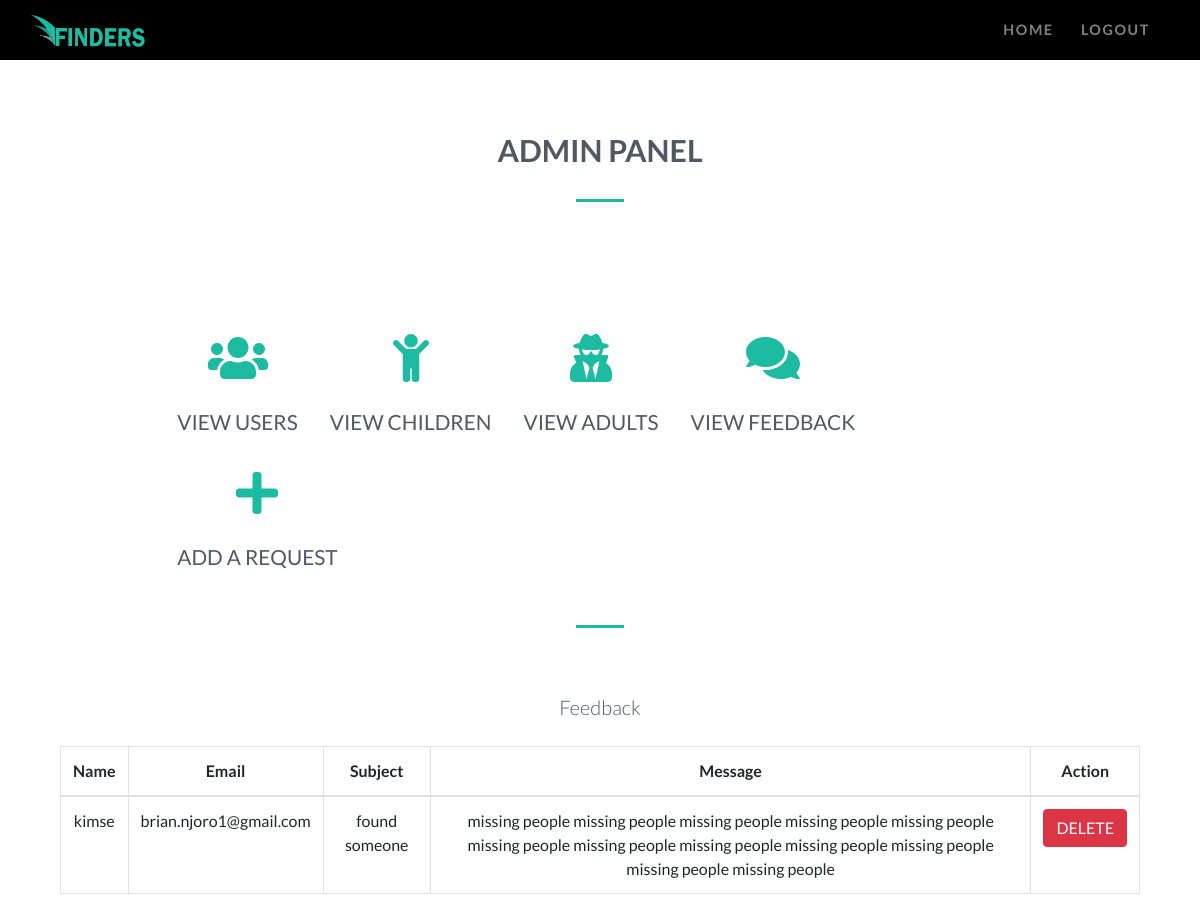
Page /feedback.php on the committed database.
### tables this page shows
CREATE TABLE `feedback` (
  `id` int(11) NOT NULL,
  `name` text NOT NULL,
  `email` varchar(255) NOT NULL,
  `subject` varchar(255) NOT NULL,
  `message` varchar(255) NOT NULL
);

### feedback.php (the view, shortened to what this page needs)
<?php
include 'connection.php';
?>
<!DOCTYPE html>
<html>
<head>
    <link rel="stylesheet" href="bootstrap-4.4.1-dist/css/bootstrap.min.css">
    <link rel="stylesheet" href="css/style.css">
    <link rel="stylesheet" href="css/fixed.css">
</head>
<body data-spy="scroll" data-target="#navbarResponsive">
<div id="home">
    <nav class="navbar navbar-expand-md navbar-dark bg-dark sticky-top">
        <div class="container-fluid">
        <a class="navbar-brand" href="#"><img src="img\WINGS1.png"></a>
        <div class="collapse navbar-collapse" id="navbarResponsive">
            <ul class="navbar-nav ml-auto">
                <li class="nav-item">
                    <a class="nav-link" href="start.php">Home</a>
                </li>
                <li class="nav-item">
                    <a class="nav-link" href="logout.php?logout">Logout</a>
                </li>
            </ul>
        </div>
    </div>
    </nav>
<div class="narrow text-center">
        <div class="col-12">
            <h3 class="heading">ADMIN PANEL</h3>
            <div class="heading-underline"></div>
        </div>
</div>
<div class="container-fluid">
    <div class="row">
    <div class="narrow text-center">
        <div class="row text-center">
            <div class="col-md-2.5">
                <div class="feature">
                    <a href="users.php"><i class="fa fa-users fa-4x" data-fa-transform="
                    shrink-4 up-5"></i></a>
                    <h3>View Users</h3>
                </div>
            </div>
        <div class="col-md-2.5">
                <div class="feature">
                    <a href="children.php"><i class="fa fa-child fa-4x" data-fa-transform="
                    shrink-4 up-5"></i></a>
                    <h3>View Children</h3>
                </div>
            </div>
        <div class="col-md-2.5">
                <div class="feature">
                    <a href="adults.php"><i class="fa fa-user-secret fa-4x" data-fa-transform="
                    shrink-4 up-5"></i></a>
                    <h3>View Adults</h3>
                </div>
            </div>
             <div class="col-md-2.5">
                <div class="feature">
                    <a href="feedback.php"><i class="fa fa-comments fa-4x" data-fa-transform="
                    shrink-4 up-5"></i></a>
                    <h3>View Feedback</h3>
                </div>
            </div>
            <div class="col-md-2.5">
                <div class="feature">
                    <a href="submit.php"><i class="fa fa-plus fa-4x" data-fa-transform="
                    shrink-4 up-5"></i></a>
                    <h3>Add a request </h3>
                </div>
            </div>
        </div>
    </div>
</div>
<div class="heading-underline"></div>
<div class="container-fluid">
<div class="narrow text-center">
<p class="lead">Feedback</p>
</div>
        <div class="col">
            <?php
            $result = $con->query("Select * from feedback");
            ?>
            <div class="container text-center">
                <table class="table table-bordered">
                    <thead>
                    <tr>
                        <th>Name</th>
                        <th>Email</th>
                        <th>Subject</th>
                        <th>Message</th>
                        <th>Action</th>
                    </tr>
                    </thead>
                    <tbody>
                    <?php
                    while ($row=$result->fetch_assoc()):
                    ?>
                    <tr>
                        <td><?php echo $row['name']; ?></td>
                        <td><?php echo $row['email']; ?></td>
                        <td><?php echo $row['subject']; ?></td>
                        <td><?php echo $row['message']; ?></td>
                        <td><a href="feedback.php?delete=<?php echo $row['id'];?>"
                   class="btn btn-danger">DELETE</a></td>
                    </tr>
                    </tbody>
                    <?php endwhile;?>
                </table>
            </div>
        </div>
    </div>
</body>
</html>

### css/style.css (style rules this page uses)
html,body { font-family: 'Lato', sans-serif; color:#505962; }
.navbar { text-transform: uppercase; font-weight: 700; font-size: .9rem; letter-spacing: .1rem; background: rgb(0, 0, 0)!important; }
.navbar-brand img { height: 2rem; }
.navbar-nav li { padding-right: .7rem; }
.narrow { width: 75%; margin: 1.5rem auto; padding-top: 2rem; }
h3.heading { font-size: 1.9rem; font-weight: 700; text-transform: uppercase; margin-bottom: 1.9rem; }
.heading-underline { width: 3rem; height: .2rem; background-color: #1ebba3; margin: 0 auto 2rem; }
.feature svg.svg-inline--fa { color: #1ebba3; }
.feature h3 { font-size: 1.3rem; text-transform: uppercase; padding-bottom: .4rem; }

### css/fixed.css (style rules this page uses)
[class*="col-"] { padding: 1rem; }
.row, .container-fluid { margin-left: 0px!important; margin-right: 0px!important; }

### rows in the picture
feedback: name "kimse", email "brian.njoro1@gmail.com", subject "found someone", message "missing people missing people missing people missing people missing people missing people missing people missing people missing people missing people missing people missing people"
